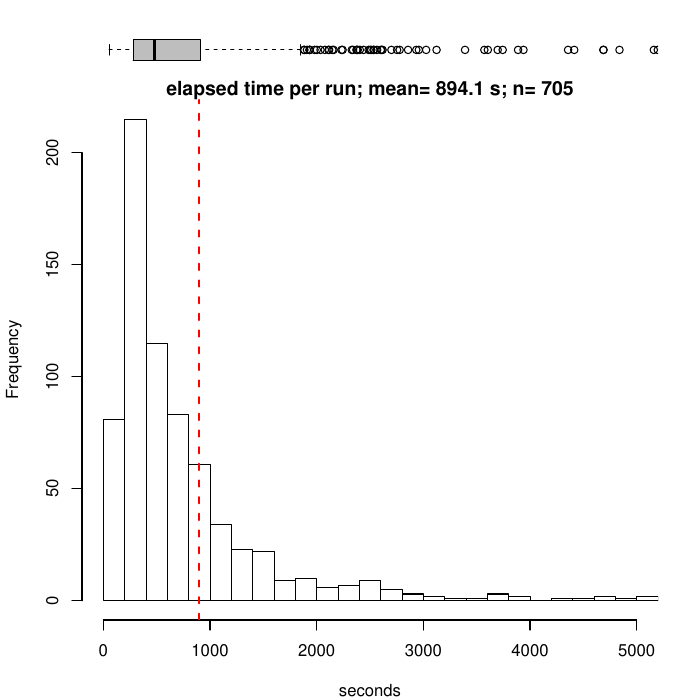

Write the R code that produced this figure.
s1<-read.table("s1.txt")
s2<-read.table("s2.txt")

s1<-subset(s1,V2>29)
s2<-subset(s2,V2>29)

s1mean=mean(s1$V2)
s2mean=mean(s2$V2)

s<-rbind(s1,s2)
smean=mean(s$V2)
n=nrow(s)

pdf("time.pdf")

layout(mat = matrix(c(1,2),2,1, byrow=TRUE),  height = c(1,8))

par(mar=c(0, 4.1, 1.1, 2.1))

boxplot(s$V2 , horizontal=TRUE , ylim=c(0,5000), xaxt="n" , col="gray" , frame=F)

par(mar=c(4, 4.1, 1.1, 2.1))

hist(s$V2,breaks=seq(1,50000,by=200),xlim=c(0,5000),xlab="seconds",main=paste("elapsed time per run;","mean=",signif(smean,4),"s;","n=",n) )

abline(v=smean,col="red",lwd=2, lty=2)

dev.off()
